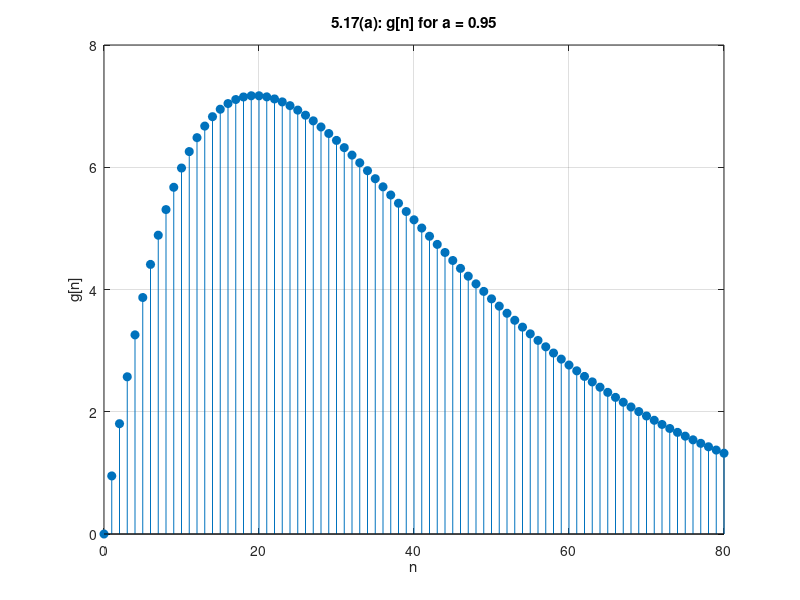
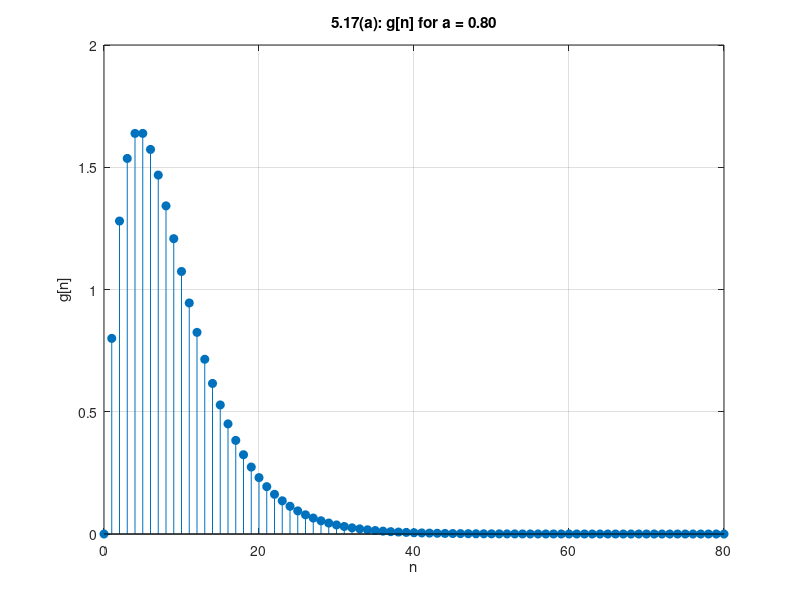
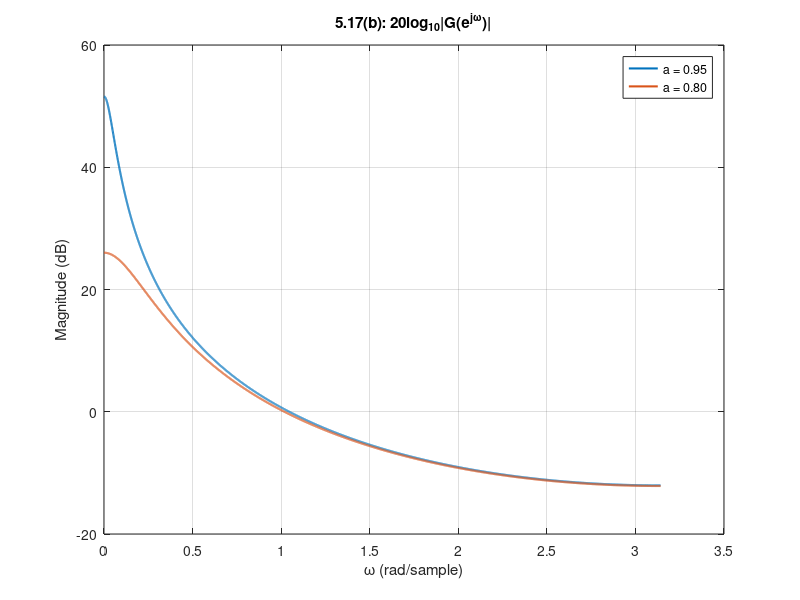
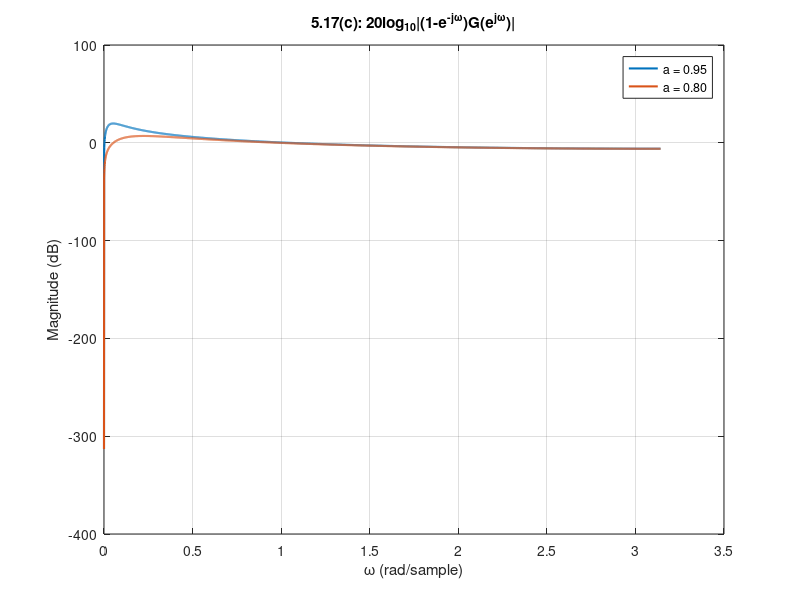

Source code (MATLAB) for these figures, in order:
clc; clear; close all;

a1 = 0.95;
a2 = 0.80;

n = 0:80;
w = linspace(0,pi,4000);

g1 = n.*(a1.^n);
g2 = n.*(a2.^n);

H1 = (a1*exp(-1j*w)) ./ (1 - a1*exp(-1j*w)).^2;
H2 = (a2*exp(-1j*w)) ./ (1 - a2*exp(-1j*w)).^2;

HL1 = (1 - exp(-1j*w)).*H1;
HL2 = (1 - exp(-1j*w)).*H2;

HdB1  = 20*log10(abs(H1)  + eps);
HdB2  = 20*log10(abs(H2)  + eps);
HLdB1 = 20*log10(abs(HL1) + eps);
HLdB2 = 20*log10(abs(HL2) + eps);

fprintf('===== 5.17 START =====\n\n');

fprintf('--- PART A START ---\n\n');

fprintf('G(z) = a z^(-1) / (1 - a z^(-1))^2\n');
fprintf('1/(1 - a z^(-1))^2 = sum_{n=0}^inf (n+1)a^n z^(-n)\n');
fprintf('G(z) = sum_{n=1}^inf n a^n z^(-n)\n');
fprintf('g[n] = n a^n u[n-1]\n\n');

fprintf('For a = 0.95:\n');
fprintf('g[n] = n*(0.95)^n*u[n-1]\n\n');

fprintf('For a = 0.80:\n');
fprintf('g[n] = n*(0.80)^n*u[n-1]\n\n');

figure;
stem(n,g1,'filled'); grid on;
xlabel('n');
ylabel('g[n]');
title('5.17(a): g[n] for a = 0.95');

figure;
stem(n,g2,'filled'); grid on;
xlabel('n');
ylabel('g[n]');
title('5.17(a): g[n] for a = 0.80');

fprintf('PART A ANSWER FOUND\n');
fprintf('The glottal pulse impulse response is g[n] = n a^n u[n-1].\n');
fprintf('The two stem plots show the pulse shape for a = 0.95 and a = 0.80.\n\n');

fprintf('--- PART A END ---\n\n');

fprintf('--- PART B START ---\n\n');

fprintf('G(e^(jw)) = a e^(-jw) / (1 - a e^(-jw))^2\n');
fprintf('|G(e^(jw))| = a / (1 + a^2 - 2a cos(w))\n');
fprintf('20log10|G(e^(jw))| = 20log10(a) - 20log10(1 + a^2 - 2a cos(w))\n\n');

figure;
plot(w,HdB1,'LineWidth',1.5); hold on;
plot(w,HdB2,'LineWidth',1.5);
grid on;
xlabel('\omega (rad/sample)');
ylabel('Magnitude (dB)');
title('5.17(b): 20log_{10}|G(e^{j\omega})|');
legend('a = 0.95','a = 0.80','Location','best');

fprintf('PART B ANSWER FOUND\n');
fprintf('This is the log-magnitude response of the second-order glottal pulse model.\n');
fprintf('The a = 0.95 case is more sharply peaked near DC than the a = 0.80 case.\n\n');

fprintf('--- PART B END ---\n\n');

fprintf('--- PART C START ---\n\n');

fprintf('Lip radiation adds a zero at z = 1\n');
fprintf('G_L(z) = (1 - z^(-1))G(z)\n');
fprintf('G_L(e^(jw)) = (1 - e^(-jw)) a e^(-jw) / (1 - a e^(-jw))^2\n\n');

figure;
plot(w,HLdB1,'LineWidth',1.5); hold on;
plot(w,HLdB2,'LineWidth',1.5);
grid on;
xlabel('\omega (rad/sample)');
ylabel('Magnitude (dB)');
title('5.17(c): 20log_{10}|(1-e^{-j\omega})G(e^{j\omega})|');
legend('a = 0.95','a = 0.80','Location','best');

fprintf('PART C ANSWER FOUND\n');
fprintf('Adding the lip-radiation zero forces the response toward zero at w = 0 and tilts the spectrum upward at low frequency.\n');
fprintf('The new plot is the part (b) response multiplied by the zero factor 1 - e^{-jw}.\n\n');

fprintf('--- PART C END ---\n\n');

fprintf('===== 5.17 END =====\n');
